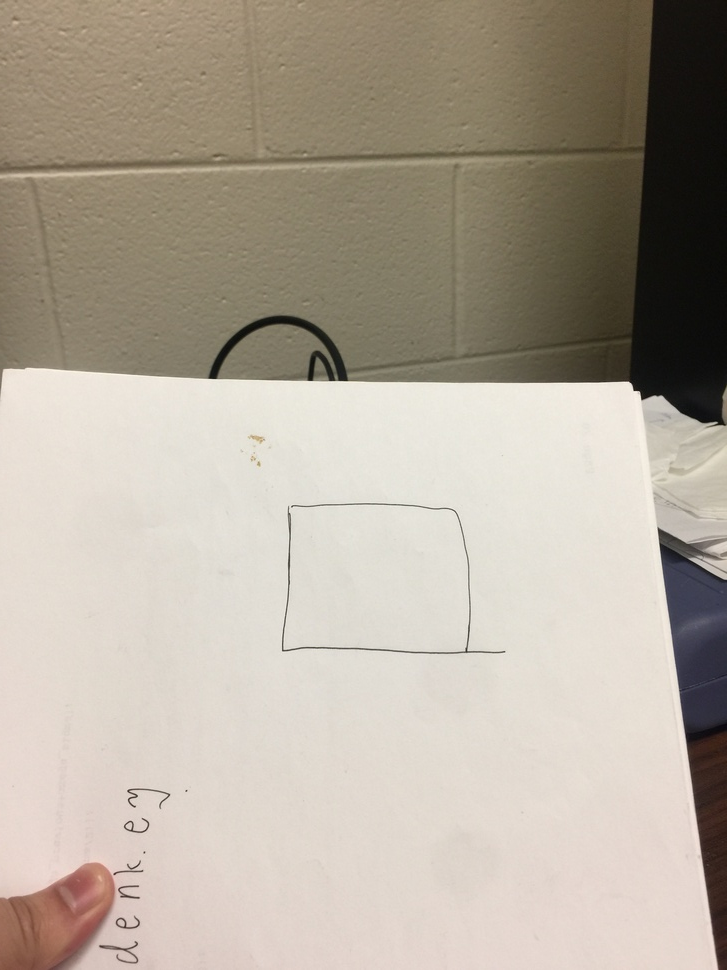
//> input picture 11.jpg, 727 x 970 px, shrunk from 2448 x 3264 before the run
$ ./thingtest   (built with g++ and OpenCV 4)
//> lines starting //> are read from the running program, lines starting //| are printed output that depends on the picture; after the words box and inside, x2 and y2 are one past the last pixel; in counts of white or black regions, pixels touching at a corner belong together
#include "core/core.hpp"
#include "highgui/highgui.hpp"
#include "imgproc/imgproc.hpp"
#include "iostream"

using namespace std;
using namespace cv;


int Findn(IplImage* img, int i, int j)
{
	CvScalar s1 = cvGet2D(img, i, j);
	CvScalar s2 = cvGet2D(img, i - 1, j);
	CvScalar s3 = cvGet2D(img, i - 1, j + 1);
	CvScalar s4 = cvGet2D(img, i, j + 1);
	CvScalar s5 = cvGet2D(img, i + 1, j + 1);
	CvScalar s6 = cvGet2D(img, i + 1, j);
	CvScalar s7 = cvGet2D(img, i + 1, j - 1);
	CvScalar s8 = cvGet2D(img, i, j - 1);
	CvScalar s9 = cvGet2D(img, i - 1, j - 1);
	int a = s1.val[0];
	int b = s2.val[0];
	int c = s3.val[0];
	int d = s4.val[0];
	int e = s5.val[0];
	int f = s6.val[0];
	int g = s7.val[0];
	int h = s8.val[0];
	int l = s9.val[0];
	int find[] = { a, b, c, d, e, f, g, h, l };//按8领域顺序定义数组，方便操作
	int n = 0;
	for (int x = 2; x < 9; ++x)
	{
		if (find[x] == 0 && find[x + 1] == 255)
		{
			n = n + 1;
		}
	}
	return n;
}


IplImage* ThinImage(IplImage* img, int k) //确保输入的是二值图像
{
	int condition = 0;//满足的条件个数
	int mark = 0;//成功的标志位
	int firstN = 0;//第一个条件黑点的个数
	CvScalar s;
	for (int n = 0; n < k; ++n)
	{
		for (int i = 1; i < img->height - 1; ++i)
		{
			for (int j = 1; j < img->width - 1; ++j)
			{//开始过程1的寻找
				condition = 0;//初始化条件满足数
							  //cout << "1" << endl;
				s = cvGet2D(img, i, j);
				if (s.val[0] == 255)//如果这是前景点，即边缘
				{
					//cout << "2" << endl;
					//*************************第一过程****************************
					//*************************step1****************************
					firstN = 0;
					for (int ii = -1; ii < 1; ++ii)
					{
						for (int jj = -1; jj < 1; ++jj)
						{
							s = cvGet2D(img, i + ii, j + jj);
							if (s.val[0] == 255)
							{
								firstN = firstN + 1;
							}
						}
					}
					if (firstN < 3 || firstN > 7)
					{
						continue;
					}
					else
					{
						condition = condition + 1;
					}
					//****************************************************************
					//*************************step2*********************************
					if (Findn(img, i, j) != 1)
					{
						continue;
					}
					else
					{
						condition = condition + 1;
					}
					//****************************************************************
					//*************************step3*********************************
					CvScalar s1 = cvGet2D(img, i - 1, j);
					CvScalar s2 = cvGet2D(img, i, j + 1);
					CvScalar s3 = cvGet2D(img, i + 1, j);
					CvScalar s4 = cvGet2D(img, i, j - 1);
					int a = s1.val[0];//2
					int b = s2.val[0];//4
					int c = s3.val[0];//6
					int d = s4.val[0];//8
					if (a * b * c != 0)
					{
						continue;
					}
					else
					{
						condition = condition + 1;
					}
					//*********************************************************************
					//******************************step4**********************************
					if (b * c * d != 0)
					{
						continue;
					}
					else
					{
						condition = condition + 1;
					}
					//*********************************************************************
					//第一过程的结果操作
					if (condition == 4)
					{
						mark = 1;
						//((char *)(img->imageData + img->widthStep * (i)))[j] = 0;
						CvScalar p;
						p.val[0] = 0;
						cvSet2D(img, i, j, p);
						//cout << "11111111111111111111111111111111111" << endl;
					}
				}
			}
		}
		//****************************过程2**************************
		for (int i = 1; i < img->height - 1; ++i)
		{
			for (int j = 1; j < img->width - 1; ++j)
			{//开始过程1的寻找
				condition = 0;//初始化条件满足数
							  //cout << "1" << endl;
				s = cvGet2D(img, i, j);
				if (s.val[0] == 255)//如果这是前景点，即边缘
				{
					//cout << "2" << endl;
					//*************************第一过程****************************
					//*************************step1****************************
					firstN = 0;
					for (int ii = -1; ii < 1; ++ii)
					{
						for (int jj = -1; jj < 1; ++jj)
						{
							s = cvGet2D(img, i + ii, j + jj);
							if (s.val[0] == 255)
							{
								firstN = firstN + 1;
							}
						}
					}
					if (firstN < 3 || firstN > 7)
					{
						continue;
					}
					else
					{
						condition = condition + 1;
					}
					//****************************************************************
					//*************************step2*********************************
					if (Findn(img, i, j) != 1)
					{
						continue;
					}
					else
					{
						condition = condition + 1;
					}
					//****************************************************************
					//*************************step3*********************************
					CvScalar s1 = cvGet2D(img, i - 1, j);
					CvScalar s2 = cvGet2D(img, i, j + 1);
					CvScalar s3 = cvGet2D(img, i + 1, j);
					CvScalar s4 = cvGet2D(img, i, j - 1);
					int a = s1.val[0];//2
					int b = s2.val[0];//4
					int c = s3.val[0];//6
					int d = s4.val[0];//8
					if (a * b * d != 0)
					{
						continue;
					}
					else
					{
						condition = condition + 1;
					}
					//*********************************************************************
					//******************************step4**********************************
					if (a * c * d != 0)
					{
						continue;
					}
					else
					{
						condition = condition + 1;
					}
					//*********************************************************************
					//第一过程的结果操作
					if (condition == 4)
					{
						mark = 1;
						//((char *)(img->imageData + img->widthStep * (i)))[j] = 0;
						CvScalar p;
						p.val[0] = 0;
						cvSet2D(img, i, j, p);
						//cout << "222222222222222222222222" << endl;
					}
				}
			}
		}
		//cout << " end " << endl;
	}
	return img;
}


int main()
{
	IplImage * src = cvLoadImage("11.jpg", CV_LOAD_IMAGE_GRAYSCALE);
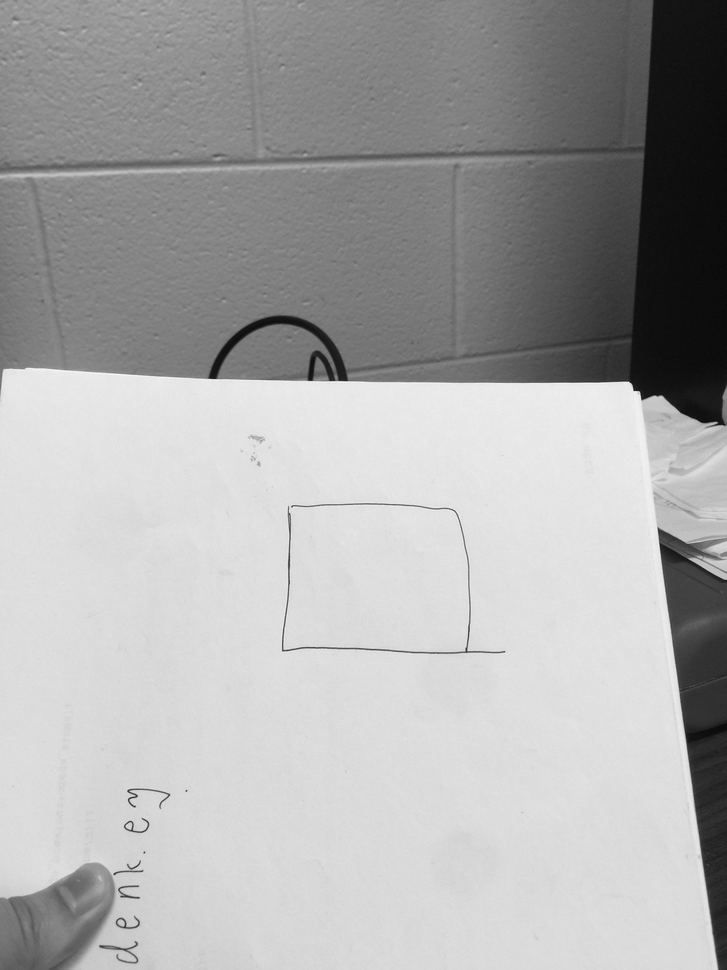
//> src: 970 rows x 727 cols, CV_8UC1; min 8, max 249, mean 170.4
	if (!src)
	{
		std::cout << "read file failed!";
		return -1;
	}
	namedWindow("pre", CV_WINDOW_NORMAL);
	cvShowImage("pre", src);
	IplImage *pTemp = cvCreateImage(cvGetSize(src), src->depth, src->nChannels);
	cvThreshold(src, pTemp, 128, 1, CV_THRESH_BINARY_INV);
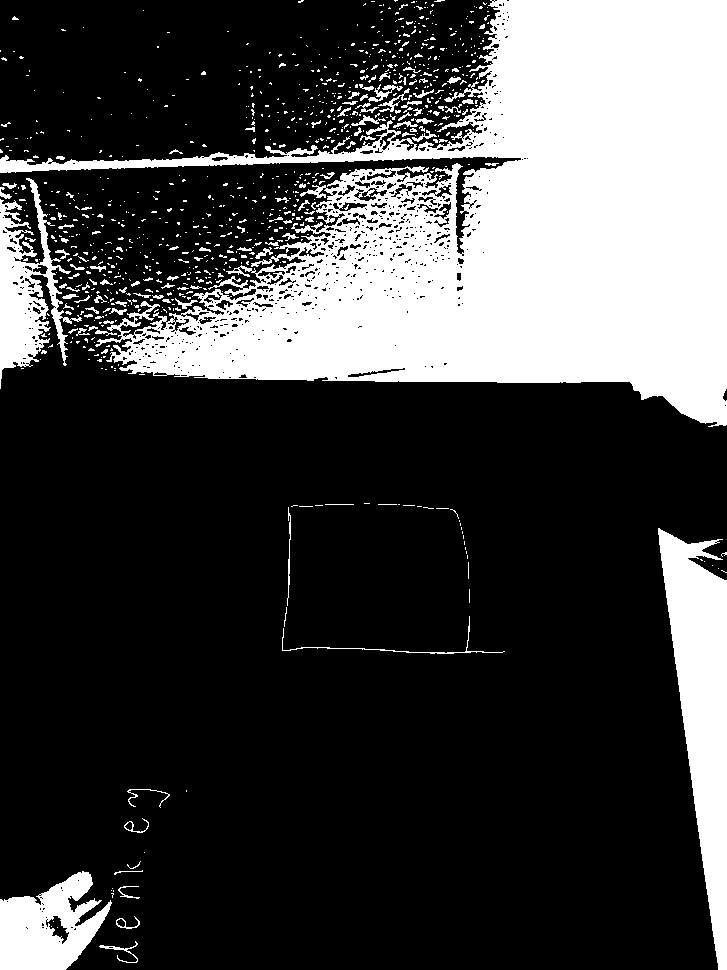
//> pTemp: 970 rows x 727 cols, CV_8UC1; values 0 (black) and 1 (white), 26.4% white; 911 white regions (795 under 20 px), largest, box (x1, y1, x2, y2) and area: (0, 0, 727, 427) 147475, (658, 528, 727, 970) 16035, (0, 871, 112, 970) 6837
	ThinImage(pTemp, 5);
//> after the loop in ThinImage, `for (int n = 0; n < k; ++n)`: condition = 0
	namedWindow("after", CV_WINDOW_NORMAL);
//> (the run ends here: the program stops with an error, at `cvShowImage("after", ThinImage);`)

$ run again, with 01.jpg copied over 11.jpg
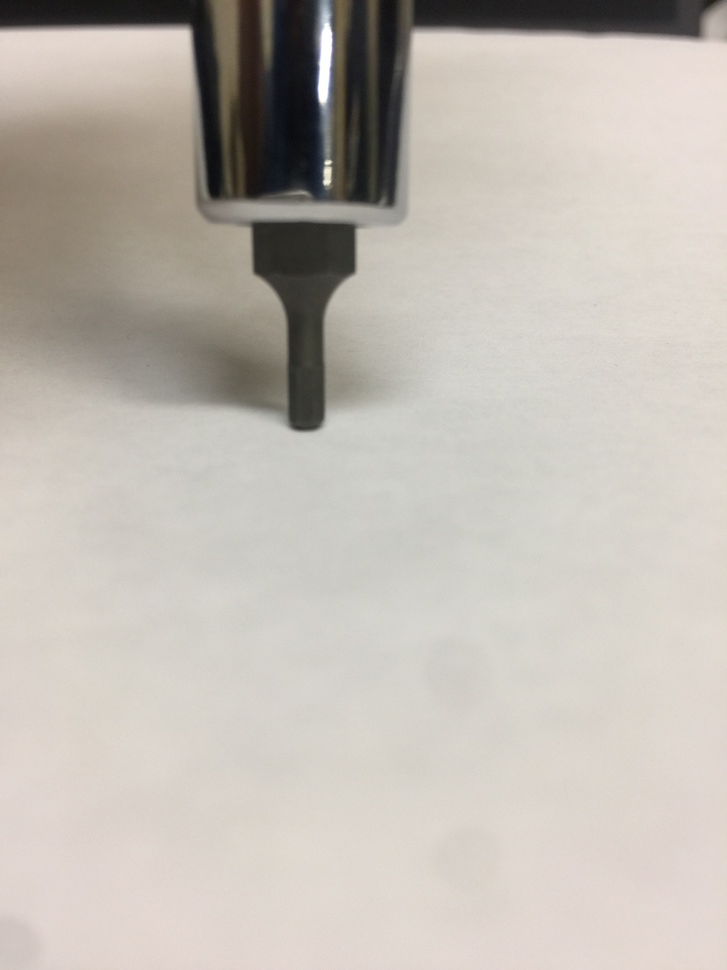
//> input picture 01.jpg, 727 x 970 px, shrunk from 2448 x 3264 before the run
//> `cvThreshold(src, pTemp, 128, 1, CV_THRESH_BINARY_INV);`:
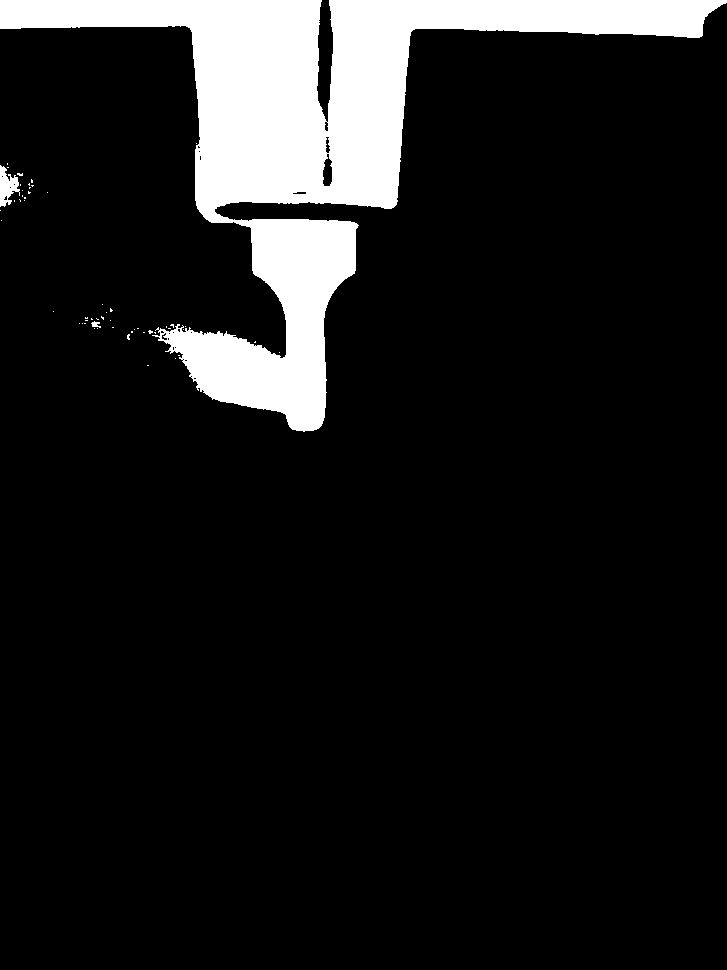
//> pTemp: 970 rows x 727 cols, CV_8UC1; values 0 (black) and 1 (white), 10.9% white; 55 white regions (52 under 20 px), largest, box (x1, y1, x2, y2) and area: (0, 0, 727, 432) 76024, (0, 165, 20, 207) 477, (91, 321, 101, 328) 40
//> after the loop in ThinImage, `for (int n = 0; n < k; ++n)`: condition = 0

$ run again, with 03.jpg copied over 11.jpg
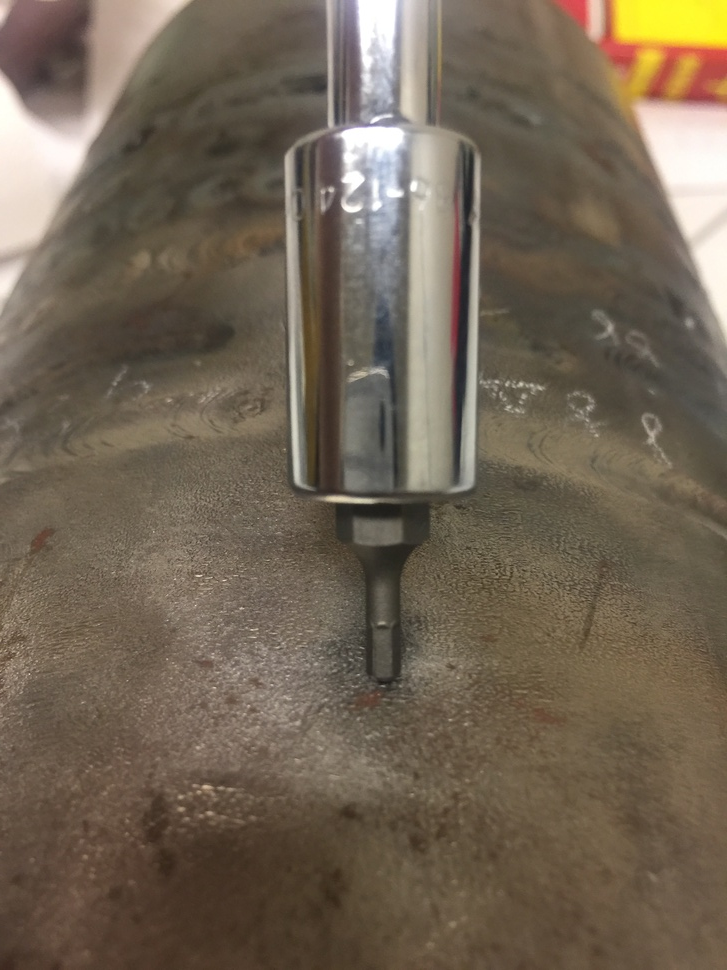
//> input picture 03.jpg, 727 x 970 px, shrunk from 2448 x 3264 before the run
//> `IplImage * src = cvLoadImage("11.jpg", CV_LOAD_IMAGE_GRAYSCALE);`:
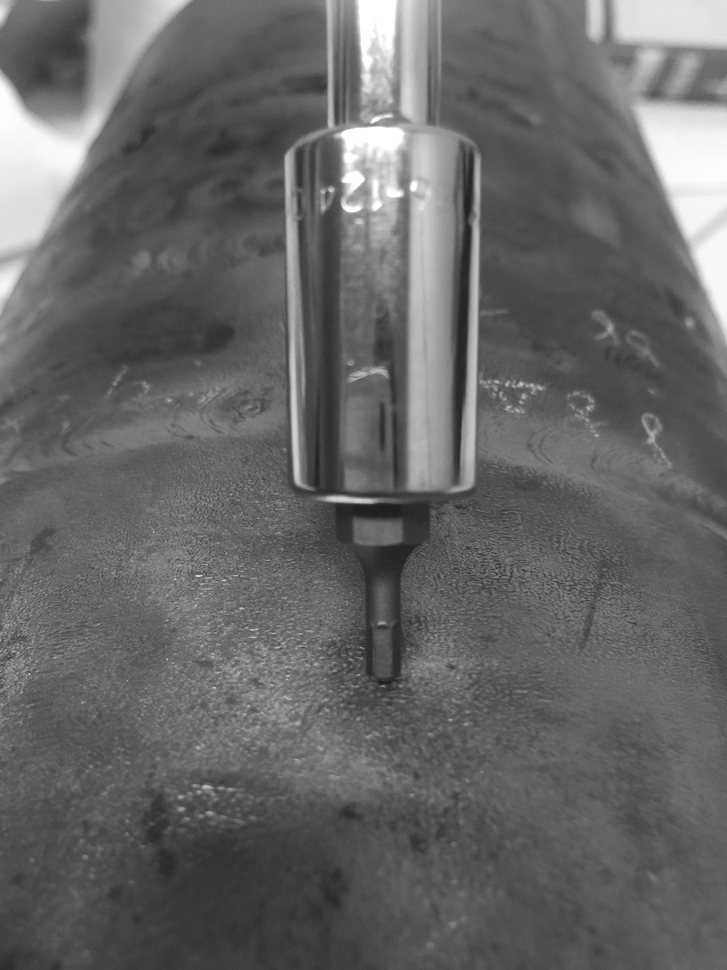
//> src: 970 rows x 727 cols, CV_8UC1; min 24, max 255, mean 102.5
//> `cvThreshold(src, pTemp, 128, 1, CV_THRESH_BINARY_INV);`:
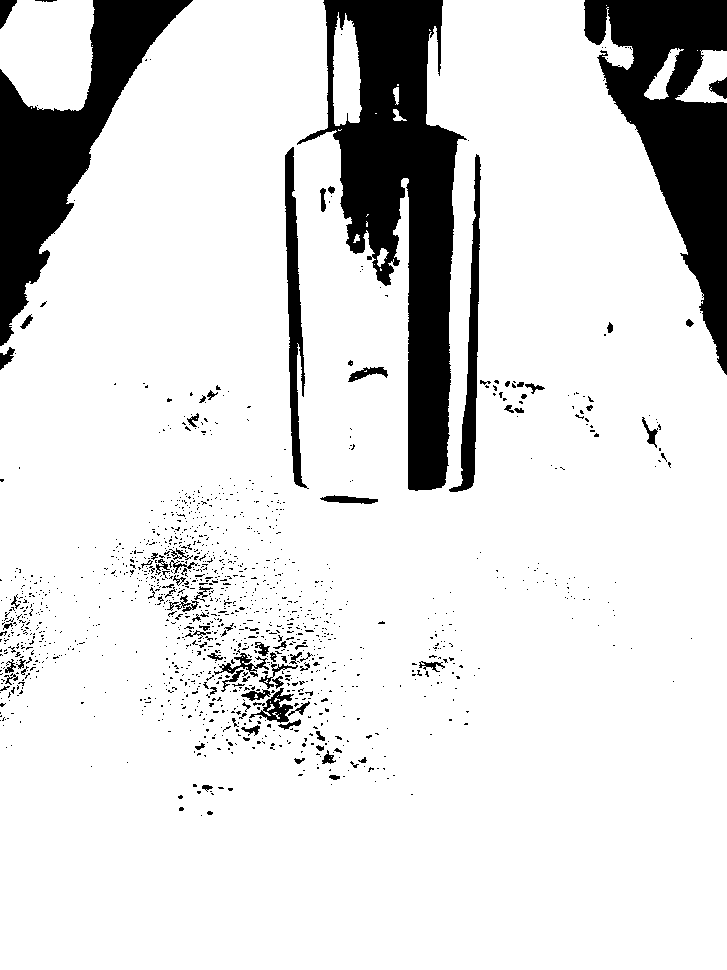
//> pTemp: 970 rows x 727 cols, CV_8UC1; values 0 (black) and 1 (white), 86.5% white; 1397 black regions (1306 under 20 px), largest, box (x1, y1, x2, y2) and area: (297, 0, 467, 491) 34075, (584, 0, 727, 375) 23629, (0, 0, 193, 346) 20522
//> after the loop in ThinImage, `for (int n = 0; n < k; ++n)`: condition = 0
